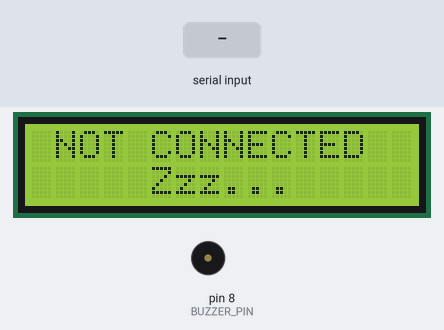
The sketch below on a simulated Arduino Nano, built with avr-gcc and run on an emulated ATmega328P. Shown: 16×2 character LCD, buzzer (waves = sounding, pin HIGH). The inputs (shaded band) are chosen by the test bench. What the sketch prints to the serial monitor is not drawn.

Above: at 1.3 s.
1.4 s: "GOOD\n" received over Serial
At 2.4 s:
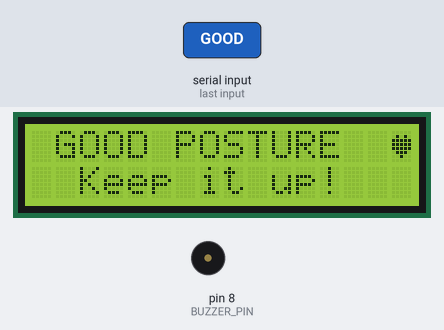
2.9 s: "BAD\n" received over Serial
At 3.5 s:
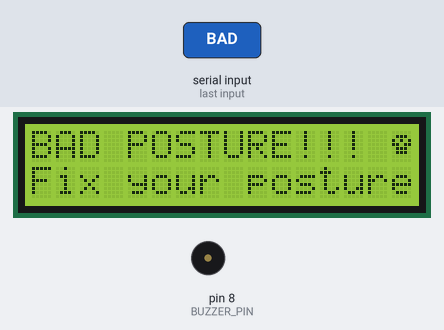
4.4 s: "CAL\n" received over Serial
At 5.6 s:
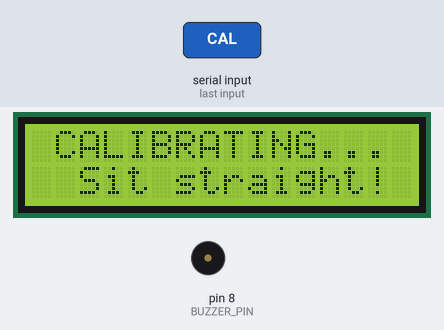
5.9 s: "BUZZ_ON\n" received over Serial
At 6.3 s:
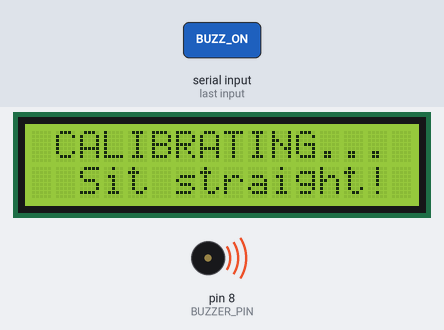
8.9 s: "ALERT\n" received over Serial
At 9.33 s:
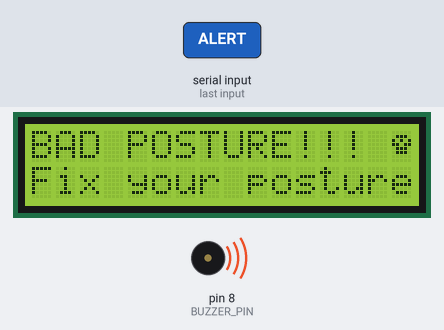
11.9 s: "BUZZ_OFF\n" received over Serial
At 12.8 s:
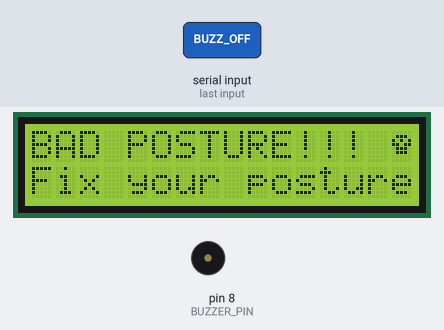
Timing chart, 0 to 14.4 s (numbered marks = the images above; inputs shaded):
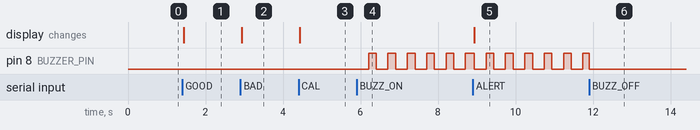

Measured:
- after the input at 1.4 s, the display: changes at once (image 1)
- after the input at 2.9 s, the display: changes at once (image 2)
- after the input at 4.4 s, the display: changes at once (image 3)
- after the input at 5.9 s, pin 8 (BUZZER_PIN): alternates HIGH for 0.20 s and LOW for 0.30 s, starting after 0.31 s
- after the input at 8.9 s, the display: changes at once (image 5)
- after the input at 11.9 s, pin 8 (BUZZER_PIN): goes on until 11.9 s, then stays LOW

The sketch:

nano_lcd_buzzer.ino
```cpp
#include <Wire.h>
#include <LiquidCrystal_I2C.h>

// ======================== PIN CONFIG ========================
#define BUZZER_PIN 8

// LCD at I2C address 0x27, 16 columns x 2 rows
LiquidCrystal_I2C lcd(0x27, 16, 2);

// ======================== BUZZER TIMING ========================
#define BEEP_ON_MS   200    // Buzzer on duration (ms)
#define BEEP_OFF_MS  300    // Silence between beeps (ms)

// ======================== GLOBALS ========================
String currentCommand = "";
String lastDisplayState = "";
bool buzzerActive = false;
bool buzzerState = false;
unsigned long lastBeepTime = 0;

// ======================== CUSTOM CHARACTERS ========================
byte heartChar[8] = {
  0b00000,
  0b01010,
  0b11111,
  0b11111,
  0b11111,
  0b01110,
  0b00100,
  0b00000
};

byte skullChar[8] = {
  0b00000,
  0b01110,
  0b10101,
  0b11011,
  0b01110,
  0b01110,
  0b00000,
  0b00000
};

byte sleepChar[8] = {
  0b11100,
  0b00100,
  0b01000,
  0b11100,
  0b00000,
  0b00000,
  0b00000,
  0b00000
};

byte checkChar[8] = {
  0b00000,
  0b00001,
  0b00010,
  0b10100,
  0b01000,
  0b00000,
  0b00000,
  0b00000
};


void setup() {
  Serial.begin(9600);
  Serial.println(F("Nano LCD+Buzzer Controller Starting..."));

  // Buzzer pin
  pinMode(BUZZER_PIN, OUTPUT);
  digitalWrite(BUZZER_PIN, LOW);

  // LCD init — use begin() for correct hardware initialization
  lcd.begin();           // FIX iter 2: was lcd.init()
  lcd.backlight();
  lcd.noCursor();        // FIX iter 2: suppress blinking cursor artifact
  lcd.noBlink();

  // Create custom characters (must be done after begin())
  lcd.createChar(0, heartChar);
  lcd.createChar(1, skullChar);
  lcd.createChar(2, sleepChar);
  lcd.createChar(3, checkChar);

  // Show startup message
  // FIX iter 1: all strings are exactly 16 chars (custom char counts as 1)
  lcd.clear();
  lcd.setCursor(0, 0);
  lcd.print(" NOT CONNECTED  ");  // 16 chars
  lcd.setCursor(0, 1);
  lcd.print("     Zzz...     ");  // 16 chars
}


void loop() {
  // Read serial commands
  while (Serial.available() > 0) {
    char c = Serial.read();
    if (c == '\n' || c == '\r') {
      if (currentCommand.length() > 0) {
        processCommand(currentCommand);
        currentCommand = "";
      }
    } else {
      currentCommand += c;
    }
  }

  // Handle buzzer beeping pattern (non-blocking)
  handleBuzzer();
}


// ======================== COMMAND PROCESSOR ========================

void processCommand(String cmd) {
  cmd.trim();

  // --- Buzzer commands (independent of display) ---
  if (cmd == "BUZZ_ON") {
    buzzerActive = true;
    lastBeepTime = millis();
    buzzerState = false;
    return;
  }

  if (cmd == "BUZZ_OFF") {
    buzzerActive = false;
    buzzerState = false;
    digitalWrite(BUZZER_PIN, LOW);
    return;
  }

  // --- Display commands (only update if changed) ---
  if (cmd == lastDisplayState) return;

  // FIX iter 2: lcd.clear() before every write prevents ghost characters
  // from previous longer strings bleeding into shorter new strings.
  lcd.clear();

  if (cmd == "GOOD") {
    // FIX iter 1: " GOOD POSTURE  " (15) + heart (1) = 16 total
    lcd.setCursor(0, 0);
    lcd.print(" GOOD POSTURE  ");  // 15 chars
    lcd.write(byte(0));            // heart = 1 char → total 16
    // FIX iter 1: "  Keep it up!   " = 16 chars
    lcd.setCursor(0, 1);
    lcd.print("  Keep it up!   "); // 16 chars

    buzzerActive = false;
    buzzerState = false;
    digitalWrite(BUZZER_PIN, LOW);

  } else if (cmd == "BAD" || cmd == "ALERT") {
    // FIX iter 1: "BAD POSTURE!!! " (15) + skull (1) = 16 total
    lcd.setCursor(0, 0);
    lcd.print("BAD POSTURE!!! "); // 15 chars
    lcd.write(byte(1));           // skull = 1 char → total 16
    // FIX iter 1: "Fix your posture" = 16 chars (was "Fix ur posture! " with trailing space issues)
    lcd.setCursor(0, 1);
    lcd.print("Fix your posture"); // 16 chars

  } else if (cmd == "SLEEP" || cmd == "NONE") {
    lcd.setCursor(0, 0);
    lcd.print(" NOT CONNECTED  ");  // 16 chars
    lcd.setCursor(0, 1);
    lcd.print("     Zzz...     ");  // 16 chars

    buzzerActive = false;
    buzzerState = false;
    digitalWrite(BUZZER_PIN, LOW);

  } else if (cmd == "CAL") {
    lcd.setCursor(0, 0);
    lcd.print(" CALIBRATING... ");  // 16 chars
    lcd.setCursor(0, 1);
    lcd.print("  Sit straight! ");  // 16 chars

  } else if (cmd == "READY") {
    // FIX iter 1: "    READY!    " (14) + check (1) + " " (1) = 16 total
    lcd.setCursor(0, 0);
    lcd.print("    READY!    "); // 14 chars
    lcd.write(byte(3));          // check = 1 char
    lcd.print(" ");              // 1 char → total 16
    lcd.setCursor(0, 1);
    lcd.print("  Monitoring... ");  // 16 chars

  } else if (cmd == "OFF") {
    lcd.setCursor(0, 0);
    lcd.print("   SYSTEM OFF   ");  // 16 chars
    lcd.setCursor(0, 1);
    lcd.print("                ");  // 16 spaces

    buzzerActive = false;
    buzzerState = false;
    digitalWrite(BUZZER_PIN, LOW);
  }

  lastDisplayState = cmd;
}


// ======================== BUZZER HANDLER ========================

void handleBuzzer() {
  if (!buzzerActive) return;

  unsigned long now = millis();

  if (buzzerState) {
    if (now - lastBeepTime >= BEEP_ON_MS) {
      digitalWrite(BUZZER_PIN, LOW);
      buzzerState = false;
      lastBeepTime = now;
    }
  } else {
    if (now - lastBeepTime >= BEEP_OFF_MS) {
      digitalWrite(BUZZER_PIN, HIGH);
      buzzerState = true;
      lastBeepTime = now;
    }
  }
}
```
